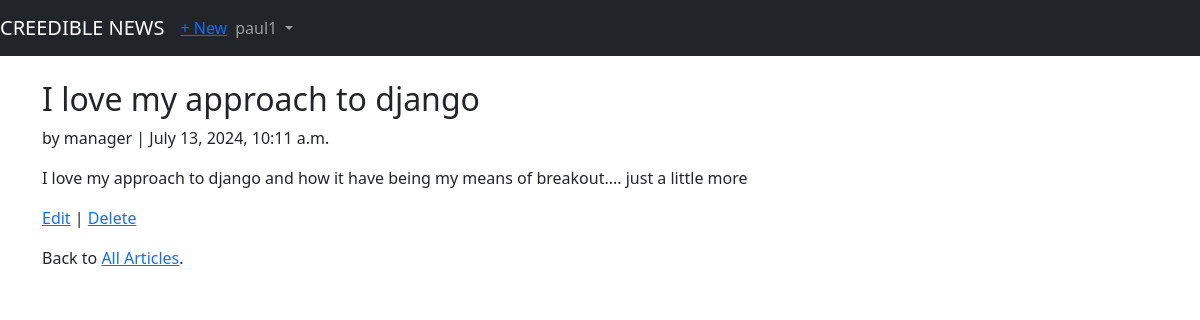
Screenshot of /articles/4/ (signed in) with the database file from the repository.
### users/models.py (models this page shows)
class CustomUser(AbstractUser):
    age = models.PositiveIntegerField(null=True, blank=True)

### articles/models.py (models this page shows, shortened)
class Article(models.Model):
    title = models.CharField(max_length=255)
    body = models.TextField()
    date = models.DateTimeField(auto_now_add=True)
    author = models.ForeignKey(
        get_user_model(),
        on_delete=models.CASCADE,
    )

### articles/views.py (the view)
# urls.py: path('<int:pk>/', ArticleDetailView.as_view(), name='article_detail'),
class ArticleDetailView(LoginRequiredMixin, DetailView):
    model = Article
    template_name = 'article_detail.html'

### templates/article_detail.html
{% extends 'base.html' %}
{%block content %}
<div class="article-entry">
    <h2>{{ object.title }}</h2>
    <p>by {{ object.author }} | {{ object.date }}</p>
    <p>{{ object.body }}</p>
</div>
<p><a href="{% url 'article_edit' article.pk %}">Edit</a> | <a href="{% url 'article_delete' article.pk %}">Delete</a> </p>
<p>Back to <a href="{% url 'article_list' %}">All Articles</a>.</p>
{% endblock content %}

### templates/base.html (shortened to what this page needs)
<!DOCTYPE html>
<html lang="en">
<head>
    <link href="https://cdn.jsdelivr.net/npm/bootstrap@5.3.3/dist/css/bootstrap.min.css" rel="stylesheet">
</head>
<body>
    <nav class="navbar navbar-expand-md navbar-dark bg-dark mb-4">
        <a href="{% url 'home' %}" class="navbar-brand">CREEDIBLE NEWS</a>
        {% if user.is_authenticated %}
        <ul class="navbar-nav mr-auto">
            <li class="nav-item"><a href="{% url 'article_new' %}">+ New</a></li>
        </ul>
        {% endif %}
        <div class="collapse navbar-collapse" id="navbarCollapse">
            {% if user.is_authenticated %}
                <ul class="navbar-nav mr-auto">
                    <li class="nav-item dropdown">
                        <a href="#" class="nav-link dropdown-toggle" id="userMenu" role="button" data-bs-toggle="dropdown" aria-expanded="false">
                            {{ user.username }}
                        </a>
                    </li>
                </ul>
            {% else %}
                <div class="d-flex ms-auto">
                    <a href="{% url 'login' %}" class="btn btn-outline-secondary">Log In</a>
                    <a href="{% url 'signup' %}" class="btn btn-primary ms-2">Sign up</a>
                </div>
            {% endif %}
        </div>
    </nav>
    <div class="container">
        {%block content %}
        {% endblock content %}
    </div>
</body>
</html>

### rows the page displays
CustomUser: username "paul1"
Article: title "I love my approach to django", author "manager", date "July 13, 2024, 10:11 a.m.", body "I love my approach to django and how it have being my means of breakout.... just a little more"
